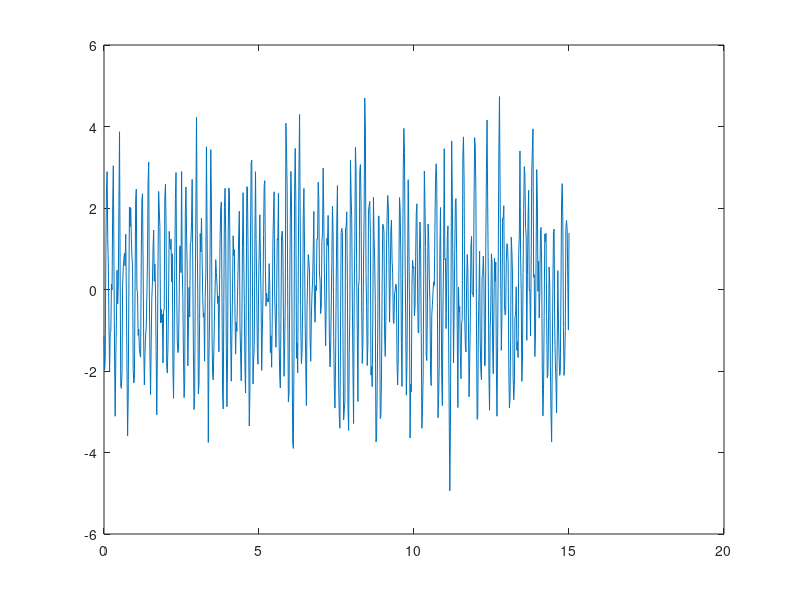

The MATLAB script that drew this image:
t = linspace(0,15,15*50);

am1 = 1+0.2*atan(t-10);
x1 = am1.*cos(2*pi*(2*t+1.4*cos(t)));
x1(1:256) = 0;

am2 = 1 + sqrt(1+0.1*cos(t));
x2 = am2.*cos(2*pi*(5*t+0.5*t.^(1.5)+0.5*cos(t)));

x3 = cos(2*pi*(10*t-0.2*t.^2));

noise = 0.542*randn(size(am1));
x = x1 + x2 + x3+noise;

Fe=50;
s=x;
save('signal_test','t','s','Fe')
plot(t,s)
